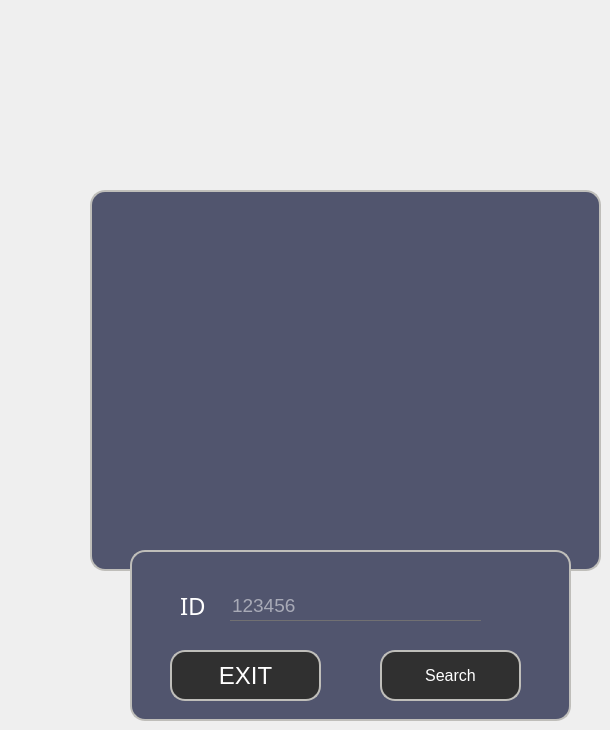
    <widget class="QWidget" name="tab_21">
     <attribute name="title">
      <string>tab 19 searchACC</string>
     </attribute>
     <widget class="QFrame" name="RECH">
      <property name="geometry">
       <rect>
        <x>130</x>
        <y>550</y>
        <width>441</width>
        <height>171</height>
       </rect>
      </property>
      <property name="styleSheet">
       <string notr="true">QFrame
{
	background:#51556e;
border: 2px solid #bfbeba;
    border-radius:15px;
}</string>
      </property>
      <property name="frameShape">
       <enum>QFrame::StyledPanel</enum>
      </property>
      <property name="frameShadow">
       <enum>QFrame::Raised</enum>
      </property>
      <widget class="QLabel" name="label_45">
       <property name="geometry">
        <rect>
         <x>490</x>
         <y>350</y>
         <width>231</width>
         <height>171</height>
        </rect>
       </property>
       <property name="text">
        <string/>
       </property>
       <property name="pixmap">
        <pixmap>D:/QTprojet/smart court.png</pixmap>
       </property>
       <property name="scaledContents">
        <bool>true</bool>
       </property>
      </widget>
      <widget class="QLineEdit" name="Lid_rech">
       <property name="geometry">
        <rect>
         <x>100</x>
         <y>40</y>
         <width>251</width>
         <height>31</height>
        </rect>
       </property>
       <property name="font">
        <font>
         <pointsize>14</pointsize>
        </font>
       </property>
       <property name="acceptDrops">
        <bool>true</bool>
       </property>
       <property name="styleSheet">
        <string notr="true">*{
background:transparent;
border:none;
color:white;
border-bottom:1px solid #717072;
}</string>
       </property>
       <property name="inputMask">
        <string/>
       </property>
       <property name="text">
        <string/>
       </property>
       <property name="maxLength">
        <number>32767</number>
       </property>
       <property name="echoMode">
        <enum>QLineEdit::Normal</enum>
       </property>
       <property name="placeholderText">
        <string>123456</string>
       </property>
      </widget>
      <widget class="QLabel" name="idrech">
       <property name="geometry">
        <rect>
         <x>50</x>
         <y>30</y>
         <width>41</width>
         <height>51</height>
        </rect>
       </property>
       <property name="styleSheet">
        <string notr="true">*{
    font-family:century gothic;
    font-size:24px;
	color:white;
    border:none;
}

</string>
       </property>
       <property name="text">
        <string>ID</string>
       </property>
      </widget>
      <widget class="QPushButton" name="getsrch">
       <property name="geometry">
        <rect>
         <x>250</x>
         <y>100</y>
         <width>141</width>
         <height>51</height>
        </rect>
       </property>
       <property name="font">
        <font>
         <pointsize>12</pointsize>
        </font>
       </property>
       <property name="styleSheet">
        <string notr="true">*{
color:white;
border-radius: 15px;
background:#303030;
border: 2px solid #bfbeba;
}

*:hover
{
	color:#303030;
	border-radius:15px;
	background:white;
border: 2px solid #bfbeba;
}</string>
       </property>
       <property name="text">
        <string>Search</string>
       </property>
       <property name="icon">
        <iconset>
         <normaloff>D:/Images_projet/srch.png</normaloff>D:/Images_projet/srch.png</iconset>
       </property>
       <property name="iconSize">
        <size>
         <width>80</width>
         <height>25</height>
        </size>
       </property>
      </widget>
      <widget class="QPushButton" name="EXIT_RACC">
       <property name="geometry">
        <rect>
         <x>40</x>
         <y>100</y>
         <width>151</width>
         <height>51</height>
        </rect>
       </property>
       <property name="font">
        <font>
         <pointsize>18</pointsize>
        </font>
       </property>
       <property name="styleSheet">
        <string notr="true">*{
color:white;
border-radius: 15px;
background:#303030;
border: 2px solid #bfbeba;
}

*:hover
{
	color:#303030;
	border-radius:15px;
	background:white;
border: 2px solid #bfbeba;
}</string>
       </property>
       <property name="text">
        <string>EXIT</string>
       </property>
      </widget>
      <zorder>label_45</zorder>
      <zorder>idrech</zorder>
      <zorder>Lid_rech</zorder>
      <zorder>getsrch</zorder>
      <zorder>EXIT_RACC</zorder>
     </widget>
     <widget class="QTableView" name="tablerech">
      <property name="geometry">
       <rect>
        <x>90</x>
        <y>190</y>
        <width>511</width>
        <height>381</height>
       </rect>
      </property>
      <property name="styleSheet">
       <string notr="true">QFrame
{
	background:#51556e;
border: 2px solid #bfbeba;
    border-radius:15px;
}</string>
      </property>
     </widget>
     <zorder>tablerech</zorder>
     <zorder>RECH</zorder>
    </widget>
